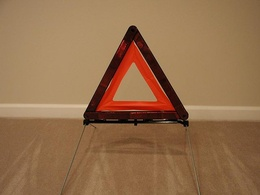
%> input picture A7/warning-triangle.jpg, 260 x 195 px, shrunk from 640 x 480 before the run
$ octave --eval "result = closing_warning_triangle(imread('warning-triangle.jpg'));"   (GNU Octave 9; MATLAB toolbox functions it lacks are replaced by stand-ins)
%> lines starting %> are read from the running program, lines starting %| are printed output that depends on the picture
function closed_image = closing_warning_triangle(image)
  closed_image = image;
%> closed_image is the input picture: size 195x260x3 uint8; mean R, G, B 148.1, 111.1, 77

  se_dil_ball = strel("ball", 82, 82);
  se_dil_diamond = strel("diamond", 120);

  closed_image = imdilate(closed_image, se_dil_ball);
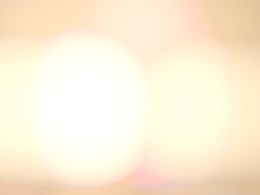
%> closed_image: size 195x260x3 uint8; mean R, G, B 252.3, 238.7, 215
  closed_image = imerode(closed_image, se_dil_diamond);
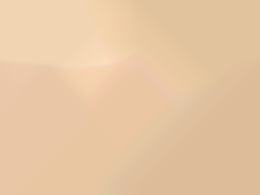
%> closed_image: size 195x260x3 uint8; mean R, G, B 230.9, 198.2, 163.4

  closed_image(closed_image > 128) =  255;
%> closed_image: size 195x260x3 uint8; every value is 255
  closed_image(closed_image < 128) =  0;

  closed_image = uint8(closed_image);
end
